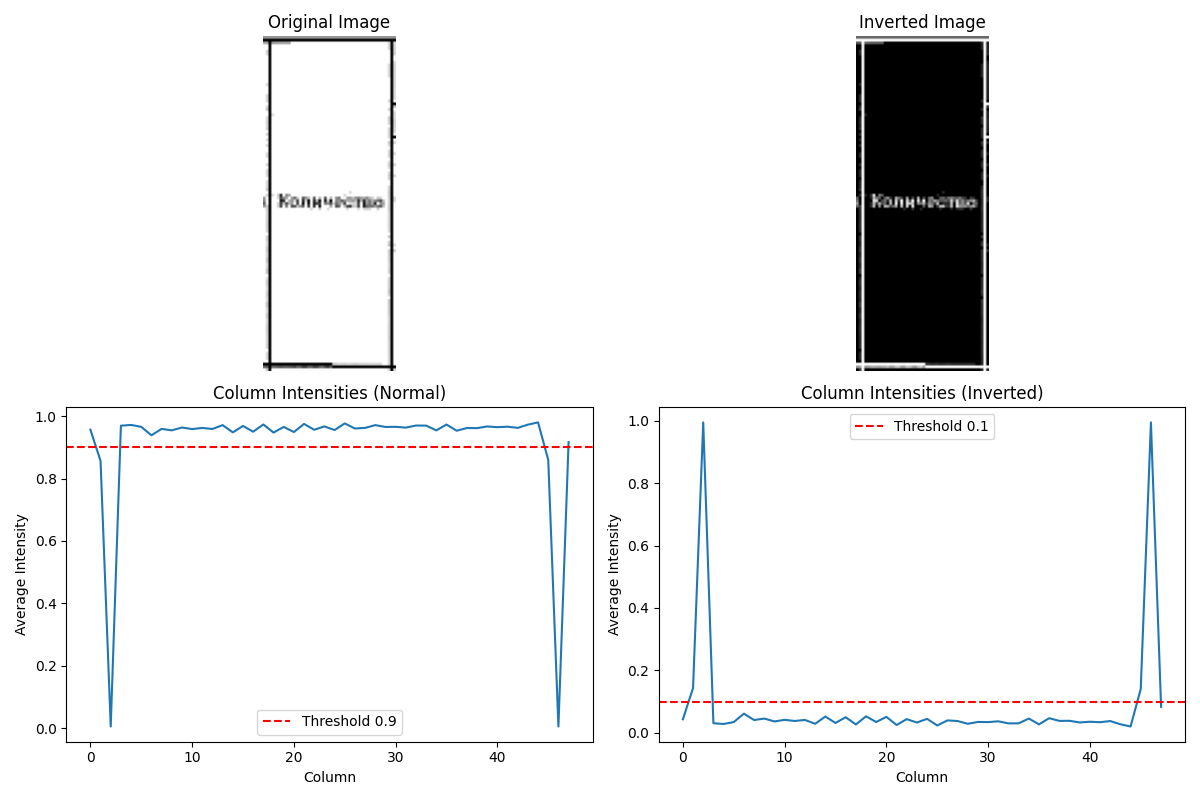
#> input picture inspect_cells_production_cell_r0_c3.png, 1200 x 800 px; its folder holds only this picture in this run
$ python -i analyze_real_images.py   (imports and definitions only)
#> lines starting #> are read from the running program, lines starting #| are printed output that depends on the picture
#> further down, picture is the input picture: shape (800, 1200, 3); mean B, G, R 239.7, 239.2, 239.1
#!/usr/bin/env python3
"""
Analyze Real Test Images
========================
Analyze the characteristics of real test images to understand
why models are failing and what preprocessing is needed.
"""

import numpy as np
import cv2
import os
import glob
import matplotlib.pyplot as plt
from PIL import Image

# [51 lines left out: function analyze_image_characteristics, not called in this run]

def preprocess_for_model(img, target_size=(32, 32)):
    """
    Try different preprocessing approaches for the model.
    """
#> called with target_size = (32, 32)
    results = {}

    # Original approach (simple resize + normalize)
    img_simple = cv2.resize(img, target_size, interpolation=cv2.INTER_AREA)
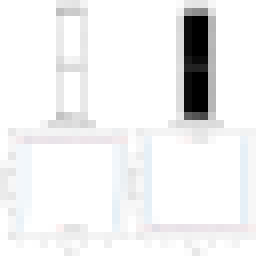
#> img_simple: shape (32, 32, 3) (shown 8 times larger); mean B, G, R 239.7, 239.2, 239
    img_simple = img_simple.astype(np.float32) / 255.0
    results['simple'] = img_simple

    # Inverted approach (for dark text on light background)
    img_inverted = 255 - img
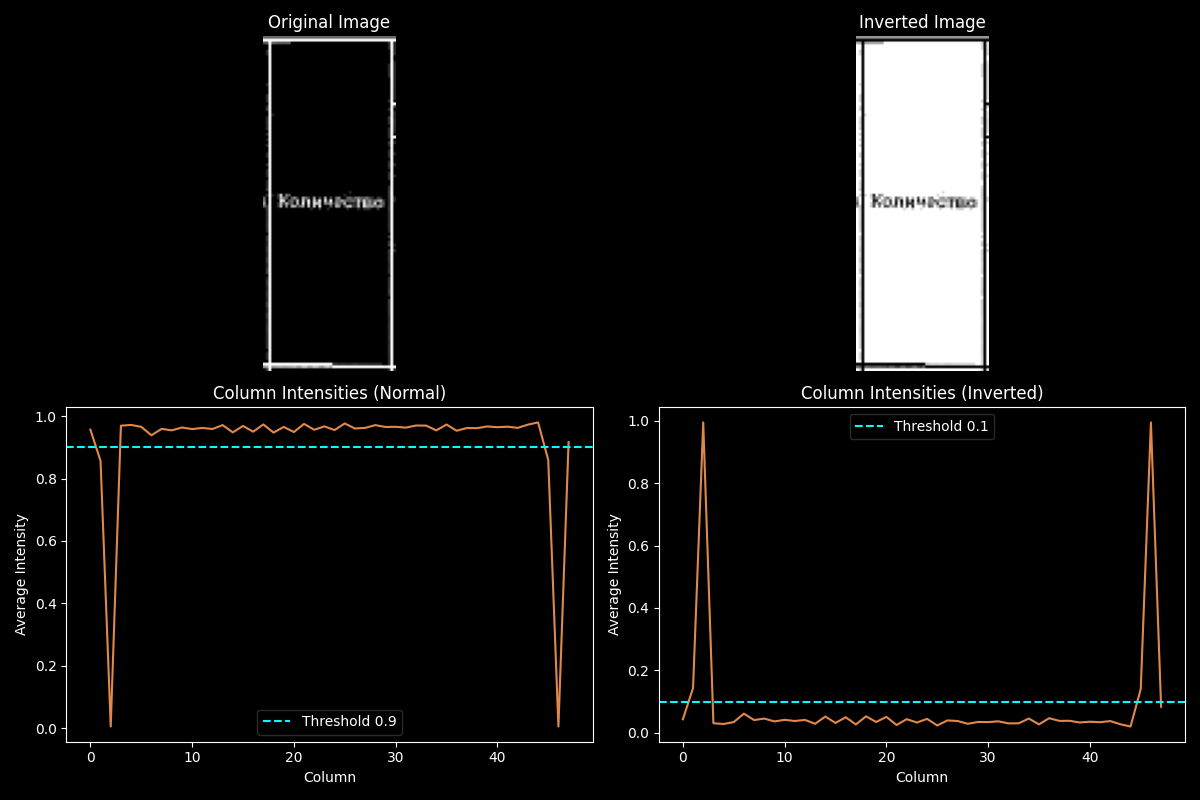
#> img_inverted: shape (800, 1200, 3); mean B, G, R 15.3, 15.8, 15.9
    img_inverted = cv2.resize(img_inverted, target_size, interpolation=cv2.INTER_AREA)
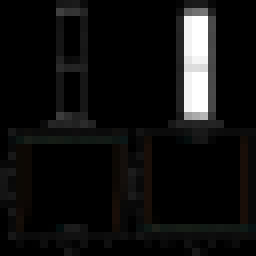
#> img_inverted: shape (32, 32, 3) (shown 8 times larger); mean B, G, R 15.3, 15.8, 16
    img_inverted = img_inverted.astype(np.float32) / 255.0
    results['inverted'] = img_inverted

    # Thresholded approach
#> (the run stopped early here; a loop or call above may not have finished)

$ run again, on inspect_cells_production_cell_r1_c1.png
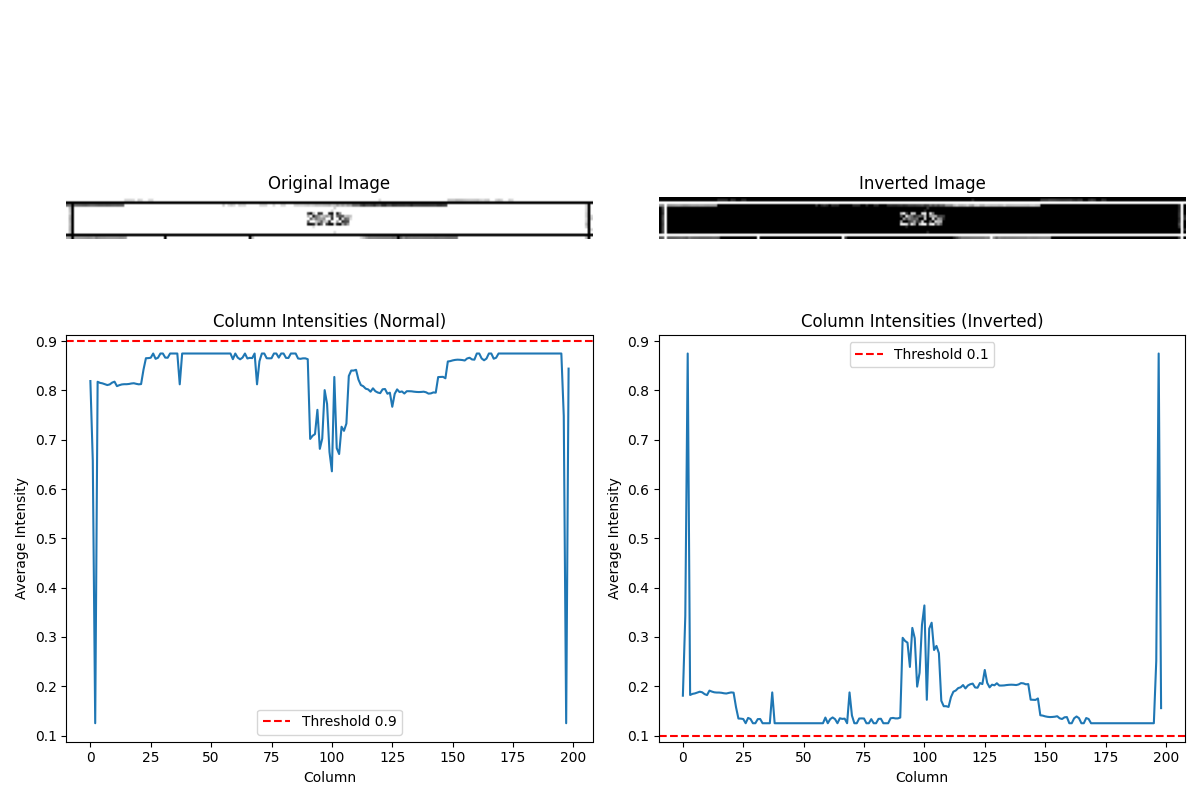
#> input picture inspect_cells_production_cell_r1_c1.png, 1200 x 800 px
#> picture is the input picture: shape (800, 1200, 3); mean B, G, R 245, 244.3, 243.8
#> in preprocess_for_model, `img_inverted = 255 - img`:
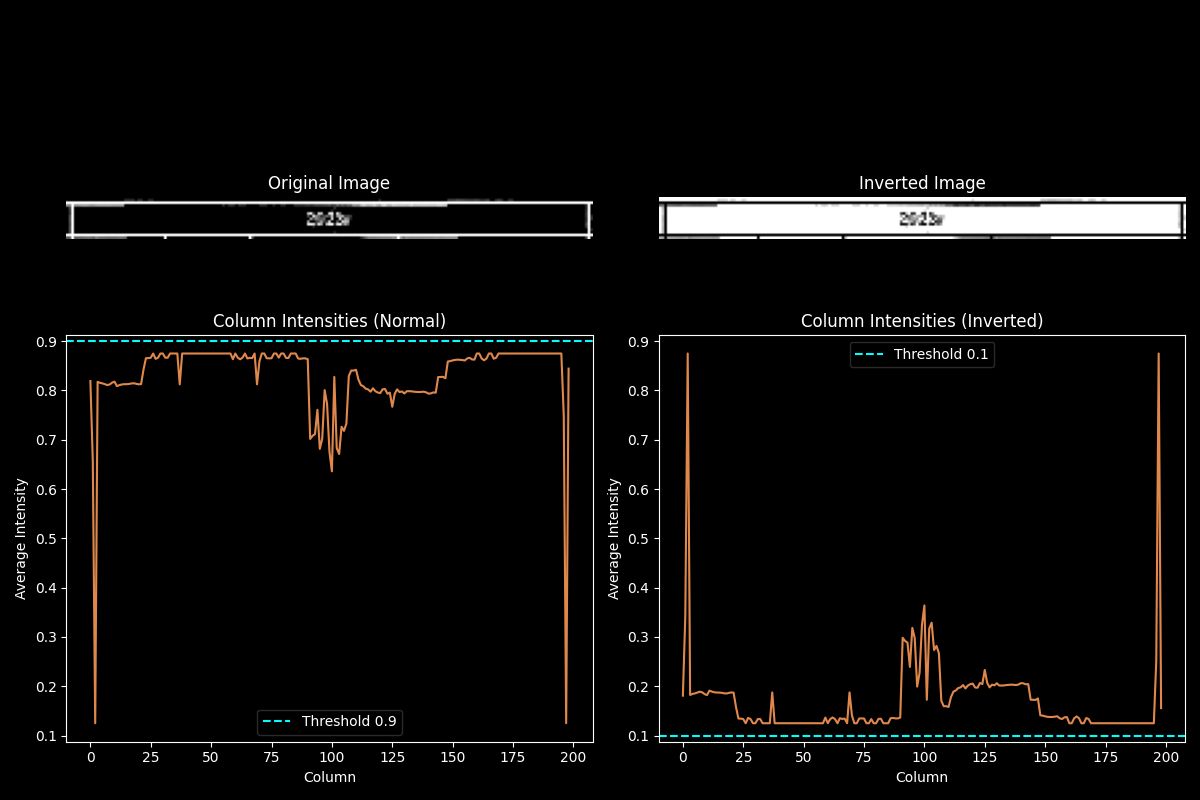
#> img_inverted: shape (800, 1200, 3); mean B, G, R 10, 10.7, 11.2
#> in preprocess_for_model, `img_inverted = cv2.resize(img_inverted, target_size, interpolation=cv2..`:
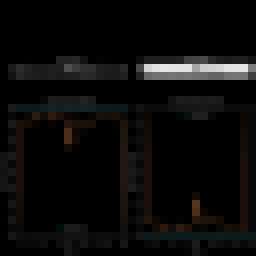
#> img_inverted: shape (32, 32, 3) (shown 8 times larger); mean B, G, R 10, 10.7, 11.2
